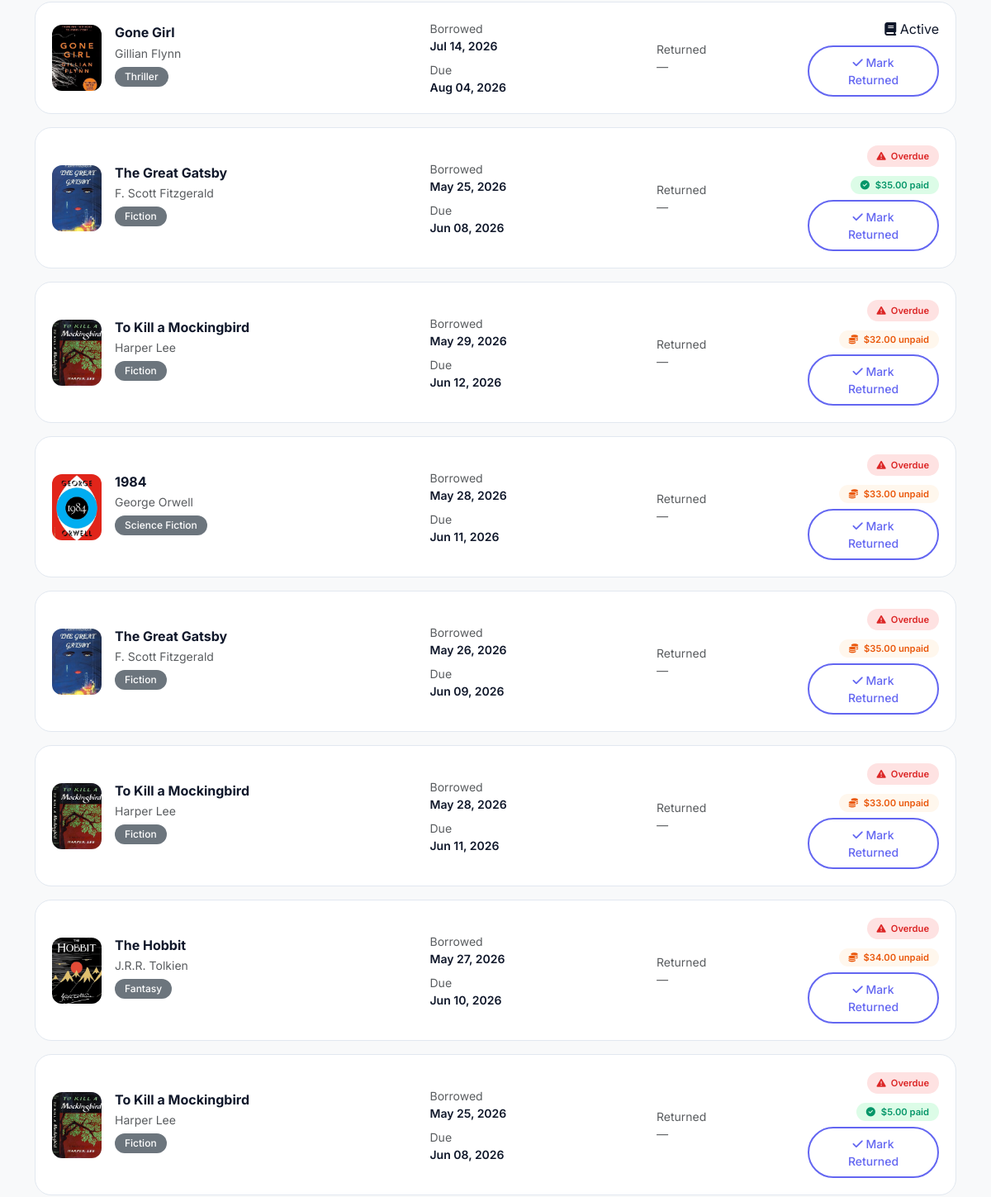
The page /borrowing/history/ (signed in, middle part) on the database as committed earlier.
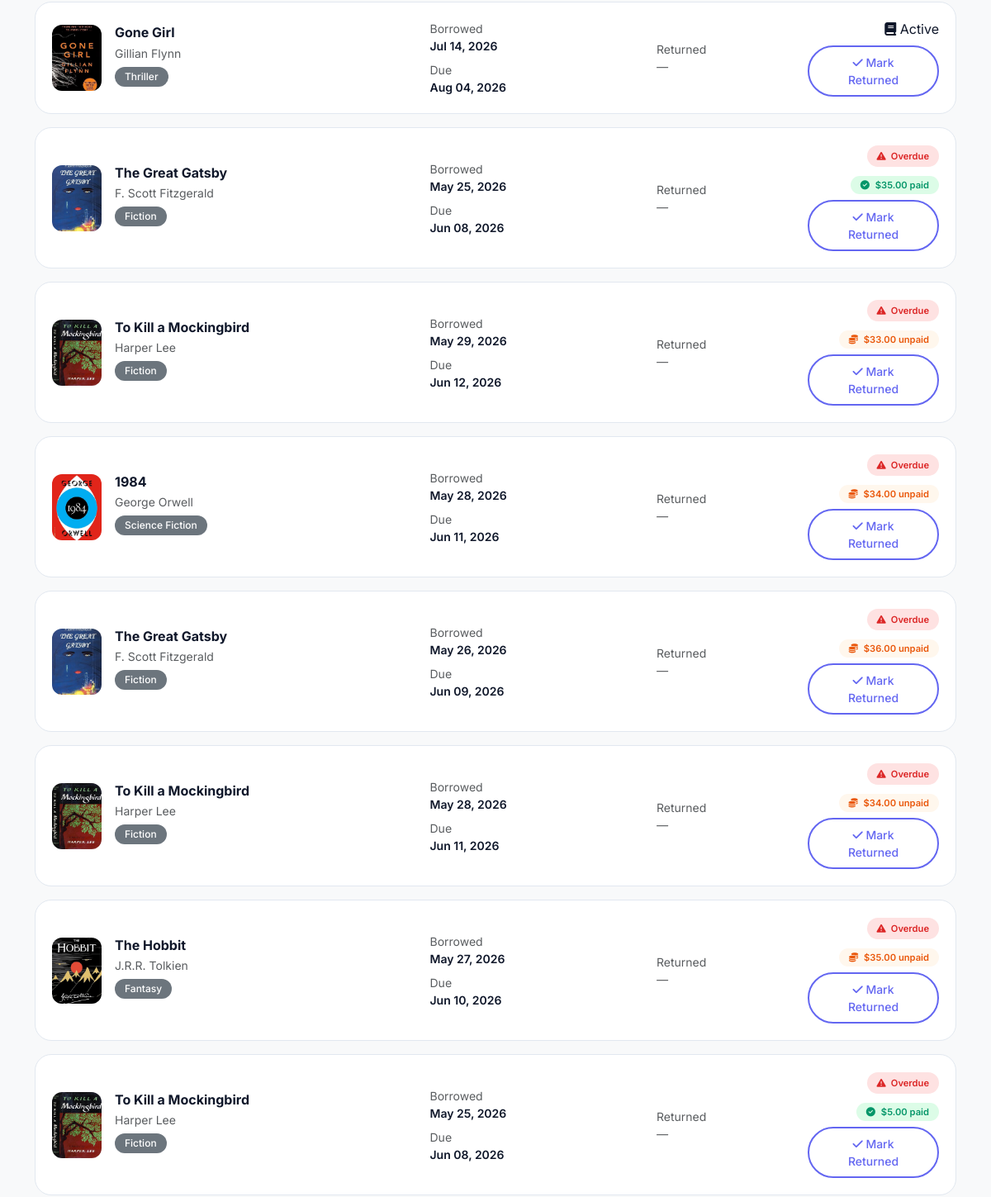
The same page on the database as committed later.
### borrowing/models.py (models this page shows, shortened)
class Borrow(models.Model):
    class StatusChoices(models.TextChoices):
        PENDING = "PENDING", "Pending Request"
        BORROWED = "BORROWED", "Borrowed"
        RETURNED = "RETURNED", "Returned"
        REJECTED = "REJECTED", "Rejected"
    user = models.ForeignKey(
        settings.AUTH_USER_MODEL,
        on_delete=models.CASCADE,
        related_name="borrowings",
    )
    book = models.ForeignKey(
        Book,
        on_delete=models.CASCADE,
        related_name="borrowings",
    )
    request_date = models.DateTimeField(default=timezone.now)
    borrow_date = models.DateTimeField(null=True, blank=True)
    due_date = models.DateTimeField(null=True, blank=True)
    return_date = models.DateTimeField(null=True, blank=True)
    status = models.CharField(
        max_length=10,
        choices=StatusChoices.choices,
        default=StatusChoices.PENDING,
    )
    approved_by = models.ForeignKey(
        settings.AUTH_USER_MODEL,
        on_delete=models.SET_NULL,
        null=True,
        blank=True,
        related_name="approved_borrowings",
    )
    rejected_reason = models.TextField(blank=True, default="")
    class Meta:
        ordering = ["-request_date"]

class Fine(models.Model):
    user = models.ForeignKey(
        settings.AUTH_USER_MODEL,
        on_delete=models.CASCADE,
        related_name="fines",
    )
    borrow = models.OneToOneField(
        Borrow,
        on_delete=models.CASCADE,
        related_name="fine",
    )
    amount = models.DecimalField(max_digits=6, decimal_places=2, default=0.00)
    is_paid = models.BooleanField(default=False)
    class Meta:
        ordering = ["is_paid", "-amount"]

### books/models.py (models this page shows, shortened)
class Book(models.Model):
    title = models.CharField(max_length=255)
    author = models.CharField(max_length=255)
    genre = models.CharField(max_length=100)
    description = models.TextField(blank=True)
    publish_year = models.PositiveIntegerField()
    isbn = models.CharField(
        max_length=13,
        unique=True,
        validators=[
            RegexValidator(
                regex=r'^\d{13}$',
                message="ISBN must be exactly 13 digits.",
                code="invalid_isbn"
            )
        ]
    )
    total_copies = models.PositiveIntegerField(default=1)
    available_copies = models.PositiveIntegerField(default=1)
    cover_image = models.ImageField(upload_to="book_covers/", blank=True)
    def __init__(self, *args, **kwargs):
        available_copies_was_provided = "available_copies" in kwargs
        super().__init__(*args, **kwargs)
        self._available_copies_was_provided = available_copies_was_provided
    def __setattr__(self, name, value):
        if name == "available_copies" and "_available_copies_was_provided" in self.__dict__:
            self.__dict__["_available_copies_was_provided"] = True
        super().__setattr__(name, value)
    class Meta:
        ordering = ["title"]
        verbose_name = "book"
        verbose_name_plural = "books"

### borrowing/views.py (the view)
# urls.py: path("history/", BorrowHistoryView.as_view(), name="borrow_history"),
class BorrowHistoryView(LoginRequiredMixin, ListView):
    model = Borrow
    template_name = "borrowing/borrow_history.html"
    context_object_name = "borrowings"
    paginate_by = 10
    def get_queryset(self):
        user = self.request.user
        qs = Borrow.objects.select_related("book", "user")
        if user.is_superuser or getattr(user, "role", None) == "ADMIN":
            queryset = qs.all()
        else:
            queryset = qs.filter(user=user)
        status_filter = self.request.GET.get("status", "").strip().lower()
        now = timezone.now()
        if status_filter == "pending":
            queryset = queryset.filter(status=Borrow.StatusChoices.PENDING)
        elif status_filter == "active":
            queryset = queryset.filter(status=Borrow.StatusChoices.BORROWED, due_date__gte=now)
        elif status_filter == "returned":
            queryset = queryset.filter(status=Borrow.StatusChoices.RETURNED)
        elif status_filter == "overdue":
            queryset = queryset.filter(status=Borrow.StatusChoices.BORROWED, due_date__lt=now)
        elif status_filter == "rejected":
            queryset = queryset.filter(status=Borrow.StatusChoices.REJECTED)
        return queryset.order_by('-request_date')
    def get_context_data(self, **kwargs):
        context = super().get_context_data(**kwargs)
        status = self.request.GET.get("status", "").strip().lower()
        context["current_status"] = status
        context["now"] = timezone.now()
        context['is_admin'] = self.request.user.is_superuser or getattr(self.request.user, "role", None) == "ADMIN"
        return context

### borrowing/templates/borrowing/borrow_history.html (shortened to what the changed rows need)
{% extends "base.html" %}
{% load static %}
{% block content %}
<section class="py-4 py-md-5 bg-light min-vh-100">
    <div class="container">
        {% if borrowings %}
            {% for borrow in borrowings %}
                <div class="history-card">
                    <div class="row align-items-center">
                        <div class="col-12 col-md-5">
                            <div class="d-flex gap-3">
                                <div class="flex-shrink-0">
                                    {% if borrow.book.cover_image %}
                                        <img src="{{ borrow.book.cover_image.url }}"
                                             alt="{{ borrow.book.title }}"
                                             style="width: 60px; height: 80px; object-fit: cover; border-radius: 12px;">
                                    {% else %}
                                        <div style="width: 60px; height: 80px; background: #f1f5f9; border-radius: 12px; display: flex; align-items: center; justify-content: center;">
                                            <i class="fas fa-book fa-2x text-muted"></i>
                                        </div>
                                    {% endif %}
                                </div>
                                <div>
                                    <h6 class="fw-bold mb-1">{{ borrow.book.title }}</h6>
                                    <p class="small text-muted mb-1">{{ borrow.book.author }}</p>
                                    <span class="badge bg-secondary">{{ borrow.book.genre }}</span>
                                </div>
                            </div>
                        </div>
                        <div class="col-6 col-md-3 mt-3 mt-md-0">
                            <div class="small text-muted">Borrowed</div>
                            <div class="fw-semibold small">{{ borrow.borrow_date|date:"M d, Y" }}</div>
                            <div class="small text-muted mt-2">Due</div>
                            <div class="fw-semibold small">{{ borrow.due_date|date:"M d, Y" }}</div>
                        </div>
                        <div class="col-6 col-md-2 mt-3 mt-md-0">
                            {% if borrow.return_date %}
                                <div class="small text-muted">Returned</div>
                                <div class="fw-semibold small">{{ borrow.return_date|date:"M d, Y" }}</div>
                            {% else %}
                                <div class="small text-muted">Returned</div>
                                <div class="text-muted fst-italic small">—</div>
                            {% endif %}
                        </div>
                        <div class="col-12 col-md-2 mt-3 mt-md-0 text-md-end">
                            {% if borrow.status == 'RETURNED' %}
                                <span class="returned-badge">
                                    <i class="fas fa-check-circle"></i> Returned
                                </span>
                            {% elif borrow.due_date < now %}
                                <span class="overdue-badge-history">
                                    <i class="fas fa-exclamation-triangle"></i> Overdue
                                </span>
                            {% else %}
                                <span class="status-badge status-borrowed">
                                    <i class="fas fa-book"></i> Active
                                </span>
                            {% endif %}
                            {% if borrow.fine and not borrow.fine.is_paid %}
                                <div class="mt-2">
                                    <span class="fine-chip">
                                        <i class="fas fa-coins me-1"></i> ${{ borrow.fine.amount }} unpaid
                                    </span>
                                </div>
                            {% elif borrow.fine and borrow.fine.is_paid %}
                                <div class="mt-2">
                                    <span class="fine-chip fine-paid">
                                        <i class="fas fa-check-circle me-1"></i> ${{ borrow.fine.amount }} paid
                                    </span>
                                </div>
                            {% endif %}
                            {% if borrow.status == 'BORROWED' and user.role == 'ADMIN' or user.is_superuser %}
                                <div class="mt-2">
                                    <form method="post" action="{% url 'borrowing:return_book' borrow.pk %}" class="d-inline">
                                        <button type="submit" class="btn btn-sm btn-outline-primary"
                                                onclick="return confirm('Mark as returned?')">
                                            <i class="fas fa-check"></i> Mark Returned
                                        </button>
                                    </form>
                                </div>
                            {% endif %}
                        </div>
                    </div>
                </div>
            {% endfor %}
        {% endif %}
    </div>
</section>
{% endblock %}

Rows that differ between the two databases and show on the page:
changed through a linked row, Borrow "May 29, 2026": fine.amount "32.00" → "33.00"
changed through a linked row, Borrow "George Orwell": fine.amount "33.00" → "34.00"
changed through a linked row, Borrow "May 26, 2026": fine.amount "35.00" → "36.00"
changed through a linked row, Borrow (number 6 of 8 on the later page): fine.amount "33.00" → "34.00"
changed through a linked row, Borrow "May 27, 2026": fine.amount "34.00" → "35.00"
